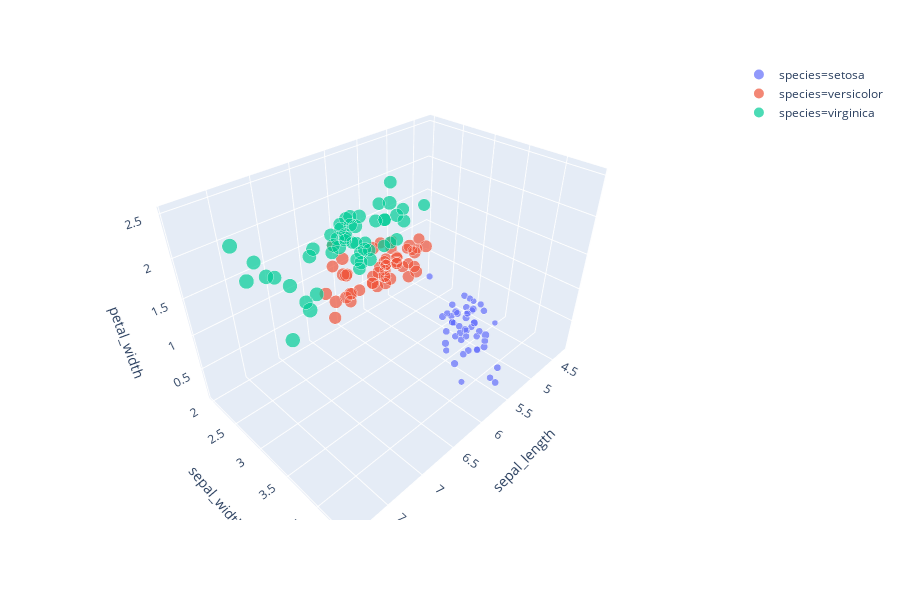

Notebook source saved alongside this figure:
### Markdown cell above
## 3D Scatter plot

old version: https://plot.ly/pandas/3d-scatter-plots/

**updated:** https://plot.ly/python/3d-scatter-plots/

Needs a lot to mouse interaction to interpret data.

What about 4-D, 5-D or n-D scatter plot?

### Code cell
import plotly.express as px
iris = px.data.iris()
fig = px.scatter_3d(iris, x='sepal_length', y='sepal_width', z='petal_width',
              color='species', size='petal_length', size_max=15 )#,opacity=0.8)
fig.show()

# note: Inorder to define or change size of plotted points, we need both attributes - 'size' as well as 'size_max'
# size: array of points taken as reference (see varying sizes of points in plots)
# size_max: (number) mazimum size of biggest plot


# Note: Species are easily separable at higher dimensions

### Figure 1 — Plotly figure (JSON) as saved in the notebook; plotly's stock layout.template omitted (floating-point values rounded to 4 significant figures)
{"data": [{"hoverlabel": {"namelength": 0}, "hovertemplate": "species=setosa<br>sepal_length=%{x}<br>sepal_width=%{y}<br>petal_width=%{z}<br>petal_length=%{marker.size}", "legendgroup": "species=setosa", "marker": {"color": "#636efa", "size": [1.4, 1.4, 1.3, 1.5, 1.4, 1.7, 1.4, 1.5, 1.4, 1.5, 1.5, 1.6, 1.4, 1.1, 1.2, 1.5, 1.3, 1.4, 1.7, 1.5, 1.7, 1.5, 1, 1.7, 1.9, 1.6, 1.6, 1.5, 1.4, 1.6, 1.6, 1.5, 1.5, 1.4, 1.5, 1.2, 1.3, 1.5, 1.3, 1.5, 1.3, 1.3, 1.3, 1.6, 1.9, 1.4, 1.6, 1.4, 1.5, 1.4], "sizemode": "area", "sizeref": 0.03067, "symbol": "circle"}, "mode": "markers", "name": "species=setosa", "scene": "scene", "showlegend": true, "type": "scatter3d", "x": [5.1, 4.9, 4.7, 4.6, 5, 5.4, 4.6, 5, 4.4, 4.9, 5.4, 4.8, 4.8, 4.3, 5.8, 5.7, 5.4, 5.1, 5.7, 5.1, 5.4, 5.1, 4.6, 5.1, 4.8, 5, 5, 5.2, 5.2, 4.7, 4.8, 5.4, 5.2, 5.5, 4.9, 5, 5.5, 4.9, 4.4, 5.1, 5, 4.5, 4.4, 5, 5.1, 4.8, 5.1, 4.6, 5.3, 5], "y": [3.5, 3, 3.2, 3.1, 3.6, 3.9, 3.4, 3.4, 2.9, 3.1, 3.7, 3.4, 3, 3, 4, 4.4, 3.9, 3.5, 3.8, 3.8, 3.4, 3.7, 3.6, 3.3, 3.4, 3, 3.4, 3.5, 3.4, 3.2, 3.1, 3.4, 4.1, 4.2, 3.1, 3.2, 3.5, 3.1, 3, 3.4, 3.5, 2.3, 3.2, 3.5, 3.8, 3, 3.8, 3.2, 3.7, 3.3], "z": [0.2, 0.2, 0.2, 0.2, 0.2, 0.4, 0.3, 0.2, 0.2, 0.1, 0.2, 0.2, 0.1, 0.1, 0.2, 0.4, 0.4, 0.3, 0.3, 0.3, 0.2, 0.4, 0.2, 0.5, 0.2, 0.2, 0.4, 0.2, 0.2, 0.2, 0.2, 0.4, 0.1, 0.2, 0.1, 0.2, 0.2, 0.1, 0.2, 0.2, 0.3, 0.3, 0.2, 0.6, 0.4, 0.3, 0.2, 0.2, 0.2, 0.2]}, {"hoverlabel": {"namelength": 0}, "hovertemplate": "species=versicolor<br>sepal_length=%{x}<br>sepal_width=%{y}<br>petal_width=%{z}<br>petal_length=%{marker.size}", "legendgroup": "species=versicolor", "marker": {"color": "#EF553B", "size": [4.7, 4.5, 4.9, 4, 4.6, 4.5, 4.7, 3.3, 4.6, 3.9, 3.5, 4.2, 4, 4.7, 3.6, 4.4, 4.5, 4.1, 4.5, 3.9, 4.8, 4, 4.9, 4.7, 4.3, 4.4, 4.8, 5, 4.5, 3.5, 3.8, 3.7, 3.9, 5.1, 4.5, 4.5, 4.7, 4.4, 4.1, 4, 4.4, 4.6, 4, 3.3, 4.2, 4.2, 4.2, 4.3, 3, 4.1], "sizemode": "area", "sizeref": 0.03067, "symbol": "circle"}, "mode": "markers", "name": "species=versicolor", "scene": "scene", "showlegend": true, "type": "scatter3d", "x": [7, 6.4, 6.9, 5.5, 6.5, 5.7, 6.3, 4.9, 6.6, 5.2, 5, 5.9, 6, 6.1, 5.6, 6.7, 5.6, 5.8, 6.2, 5.6, 5.9, 6.1, 6.3, 6.1, 6.4, 6.6, 6.8, 6.7, 6, 5.7, 5.5, 5.5, 5.8, 6, 5.4, 6, 6.7, 6.3, 5.6, 5.5, 5.5, 6.1, 5.8, 5, 5.6, 5.7, 5.7, 6.2, 5.1, 5.7], "y": [3.2, 3.2, 3.1, 2.3, 2.8, 2.8, 3.3, 2.4, 2.9, 2.7, 2, 3, 2.2, 2.9, 2.9, 3.1, 3, 2.7, 2.2, 2.5, 3.2, 2.8, 2.5, 2.8, 2.9, 3, 2.8, 3, 2.9, 2.6, 2.4, 2.4, 2.7, 2.7, 3, 3.4, 3.1, 2.3, 3, 2.5, 2.6, 3, 2.6, 2.3, 2.7, 3, 2.9, 2.9, 2.5, 2.8], "z": [1.4, 1.5, 1.5, 1.3, 1.5, 1.3, 1.6, 1, 1.3, 1.4, 1, 1.5, 1, 1.4, 1.3, 1.4, 1.5, 1, 1.5, 1.1, 1.8, 1.3, 1.5, 1.2, 1.3, 1.4, 1.4, 1.7, 1.5, 1, 1.1, 1, 1.2, 1.6, 1.5, 1.6, 1.5, 1.3, 1.3, 1.3, 1.2, 1.4, 1.2, 1, 1.3, 1.2, 1.3, 1.3, 1.1, 1.3]}, {"hoverlabel": {"namelength": 0}, "hovertemplate": "species=virginica<br>sepal_length=%{x}<br>sepal_width=%{y}<br>petal_width=%{z}<br>petal_length=%{marker.size}", "legendgroup": "species=virginica", "marker": {"color": "#00cc96", "size": [6, 5.1, 5.9, 5.6, 5.8, 6.6, 4.5, 6.3, 5.8, 6.1, 5.1, 5.3, 5.5, 5, 5.1, 5.3, 5.5, 6.7, 6.9, 5, 5.7, 4.9, 6.7, 4.9, 5.7, 6, 4.8, 4.9, 5.6, 5.8, 6.1, 6.4, 5.6, 5.1, 5.6, 6.1, 5.6, 5.5, 4.8, 5.4, 5.6, 5.1, 5.1, 5.9, 5.7, 5.2, 5, 5.2, 5.4, 5.1], "sizemode": "area", "sizeref": 0.03067, "symbol": "circle"}, "mode": "markers", "name": "species=virginica", "scene": "scene", "showlegend": true, "type": "scatter3d", "x": [6.3, 5.8, 7.1, 6.3, 6.5, 7.6, 4.9, 7.3, 6.7, 7.2, 6.5, 6.4, 6.8, 5.7, 5.8, 6.4, 6.5, 7.7, 7.7, 6, 6.9, 5.6, 7.7, 6.3, 6.7, 7.2, 6.2, 6.1, 6.4, 7.2, 7.4, 7.9, 6.4, 6.3, 6.1, 7.7, 6.3, 6.4, 6, 6.9, 6.7, 6.9, 5.8, 6.8, 6.7, 6.7, 6.3, 6.5, 6.2, 5.9], "y": [3.3, 2.7, 3, 2.9, 3, 3, 2.5, 2.9, 2.5, 3.6, 3.2, 2.7, 3, 2.5, 2.8, 3.2, 3, 3.8, 2.6, 2.2, 3.2, 2.8, 2.8, 2.7, 3.3, 3.2, 2.8, 3, 2.8, 3, 2.8, 3.8, 2.8, 2.8, 2.6, 3, 3.4, 3.1, 3, 3.1, 3.1, 3.1, 2.7, 3.2, 3.3, 3, 2.5, 3, 3.4, 3], "z": [2.5, 1.9, 2.1, 1.8, 2.2, 2.1, 1.7, 1.8, 1.8, 2.5, 2, 1.9, 2.1, 2, 2.4, 2.3, 1.8, 2.2, 2.3, 1.5, 2.3, 2, 2, 1.8, 2.1, 1.8, 1.8, 1.8, 2.1, 1.6, 1.9, 2, 2.2, 1.5, 1.4, 2.3, 2.4, 1.8, 1.8, 2.1, 2.4, 2.3, 1.9, 2.3, 2.5, 2.3, 1.9, 2, 2.3, 1.8]}], "layout": {"height": 600, "legend": {"itemsizing": "constant", "tracegroupgap": 0}, "margin": {"t": 60}, "scene": {"domain": {"x": [0, 0.98], "y": [0, 1]}, "xaxis": {"title": {"text": "sepal_length"}}, "yaxis": {"title": {"text": "sepal_width"}}, "zaxis": {"title": {"text": "petal_width"}}}}}
